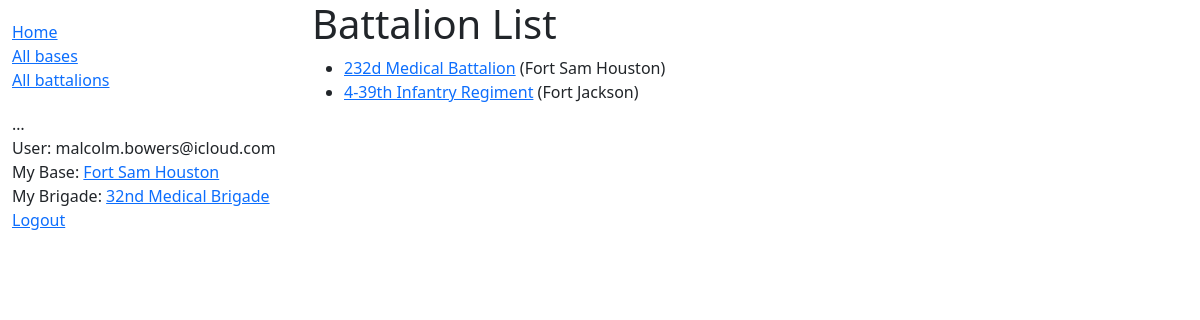
The page /battalions/ (signed in) on the database its author committed.
### accounts/models.py (models this page shows, shortened)
class CustomUser(AbstractBaseUser, PermissionsMixin):
    email = models.EmailField(_("email address"), unique=True)
    is_staff = models.BooleanField(default=False)
    is_active = models.BooleanField(default=True)
    date_joined = models.DateTimeField(default=timezone.now)
    base = models.ForeignKey(Base, on_delete=models.RESTRICT, null=True)
    brigade = models.ForeignKey(Brigade, on_delete=models.RESTRICT, null=True)
    USERNAME_FIELD = "email"
    REQUIRED_FIELDS = []
    objects = CustomUserManager()

### app/models.py (models this page shows, shortened)
class Base(models.Model):
    name = models.CharField(max_length=200, help_text='Enter the base.')
    location = models.CharField(max_length=200, help_text='Enter the state for this base.')
    def __str__(self):
        return self.name
    def get_absolute_url(self):
        return reverse('base-detail', args=[str(self.id)])

class Brigade(models.Model):
    name = models.CharField(max_length=200, help_text='Enter the Brigade.')
    command = models.ForeignKey(Command, on_delete=models.RESTRICT, null=True)
    base = models.ManyToManyField(Base, null=True, help_text='Select a base for this Brigade.')
    def __str__(self):
        return self.name
    def get_absolute_url(self):
        return reverse('brigade-detail', args=[str(self.id)])

class Battalion(models.Model):
    name = models.CharField(max_length=200, help_text='Enter the Battalion.')
    brigade = models.ForeignKey(Brigade, on_delete=models.RESTRICT, null=True)
    base = models.ManyToManyField(Base, help_text='Select a base for this Battalion.')
    def get_absolute_url(self):
        return reverse('battalion-detail', args=[str(self.id)])

### app/views.py (the view)
# urls.py: path('battalions/', views.BattalionListView.as_view(), name='battalions'),
class BattalionListView(generic.ListView):
    model = Battalion
    context_object_name: 'battalion_list'
    template_name = 'battalions/detail_list.html'
    paginated_by = 10

### app/templates/app/battalion_list.html
{% extends "base_generic.html" %}
{% block content %}
<h1>Battalion List</h1>
  {% if battalion_list %}
<ul>
    {% for battalion in battalion_list %}
    <li>
        <a href="{{ battalion.get_absolute_url }}">{{ battalion.name }}</a> ({{ battalion.base.all|join:", " }})
    </li>
    {% endfor %}
</ul>
  {% else %}
<p>There are no battalions in the database.</p>
  {% endif %}
{% endblock %}

### app/templates/base_generic.html (shortened to what this page needs)
<!DOCTYPE html>
<html lang="en">
<head>
    <link href="https://cdn.jsdelivr.net/npm/bootstrap@5.1.3/dist/css/bootstrap.min.css" rel="stylesheet">
    {% load static %}
    <link rel="stylesheet" href="{% static 'css/styles.css' %}">
</head>
<body>
    <div class="container-fluid">
        <div class="row">
            <div class="col-sm-3">
                {% block sidebar %}
                <ul class="sidebar-nav">
                    <li><a href="{% url 'index' %}">Home</a></li>
                    <li><a href="{% url 'bases' %}">All bases</a></li>
                    <li><a href="{% url 'battalions' %}">All battalions</a></li>
                </ul>
                <ul class="sidebar-nav">
                    …
                    {% if user.is_authenticated %}
                    <li>User: {{ user.get_username }}</li>
                    <li>My Base: <a href="{{ user.base.get_absolute_url }}">{{ user.base }}</a></li>
                    <li>My Brigade: <a href="{{user.brigade.get_absolute_url }}">{{ user.brigade }}</a></li>
                    <li><a href="{% url 'logout' %}?next={{ request.path }}">Logout</a></li>
                    {% else %}
                    <li><a href="{% url 'login' %}?next={{ request.path }}">Login</a></li>
                    {% endif %}
                </ul>
                {% endblock %}
            </div>
            <div class="col-sm-7 ">
                {% block content %}{% endblock %}
            </div>
        </div>
    </div>
</body>
</html>

### app/static/css/styles.css (style rules this page uses)
.sidebar-nav { margin-top: 20px; padding: 0; list-style: none; }

### rows shown on the page
CustomUser: get_username "malcolm.bowers@icloud.com", base "Fort Sam Houston", brigade "32nd Medical Brigade"
Battalion: name "232d Medical Battalion", base.all "Fort Sam Houston"
Battalion: name "4-39th Infantry Regiment", base.all "Fort Jackson"
